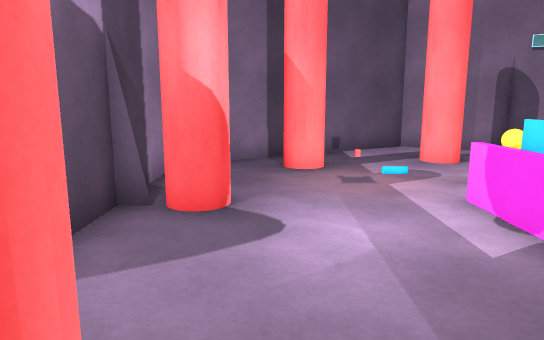
view 1 (above)

14 first-person views from a walk through a scene from a Unity 3-D project. The camera is 1.5 m above the floor, tilts 10° down and sees 70° across. The floor is counted in squares, 0.96 m on a side. Each view is taken from the middle of a square. On the plan, view 1 faces up. The plan holds only what a view shows up to about 17 squares ahead; the rest is blank. The place goes on beyond the plan. The player character is not drawn. Some animated figures are left out. Surface patterns are stand-ins for the level's own textures.

view 2
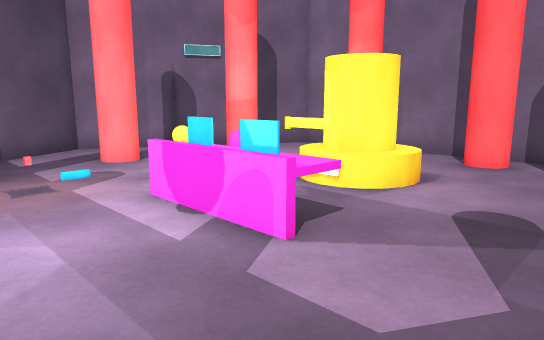

view 3
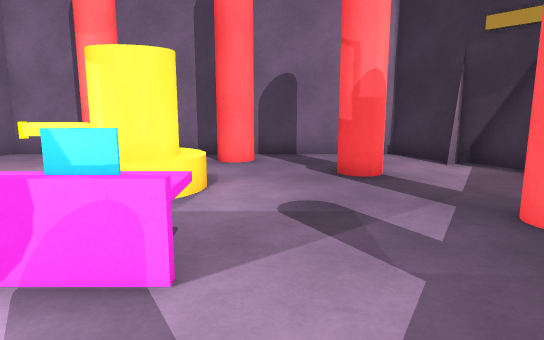

view 4
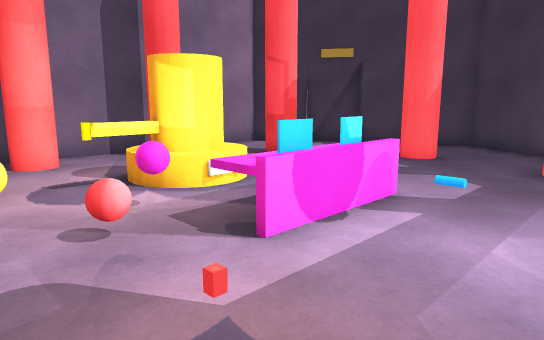

view 5
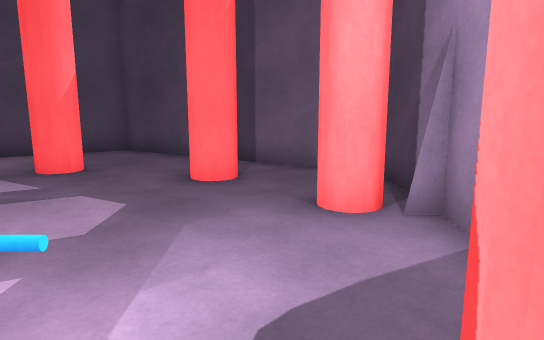

view 6
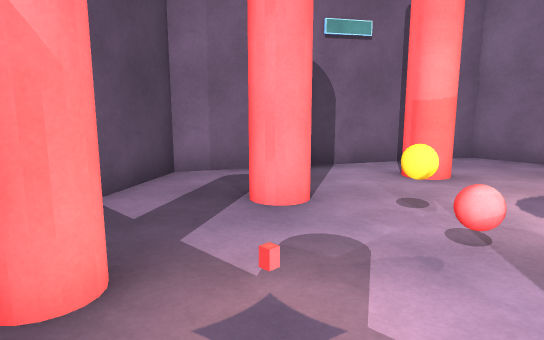

view 7
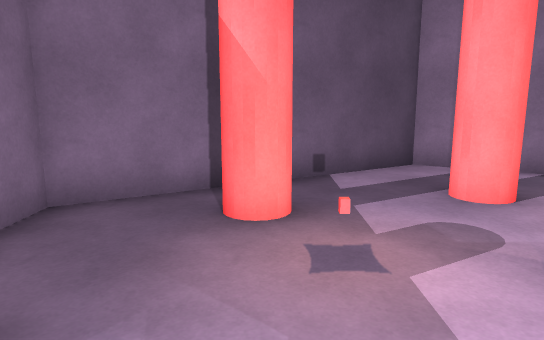

view 8
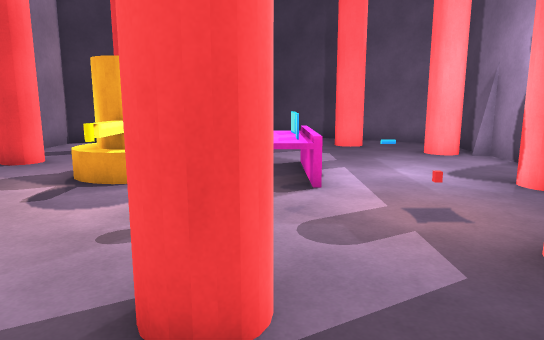

view 9
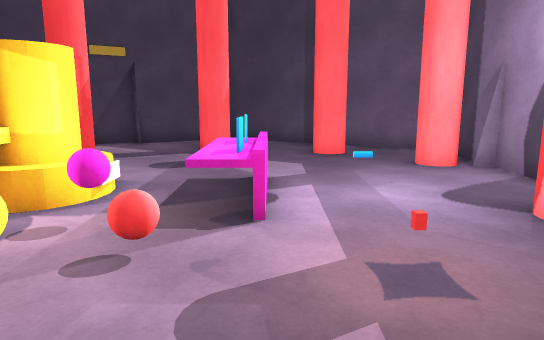

view 10
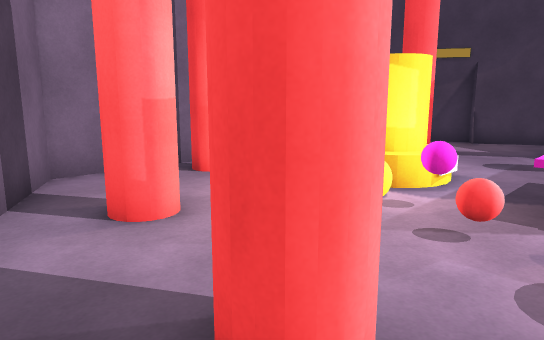

view 11
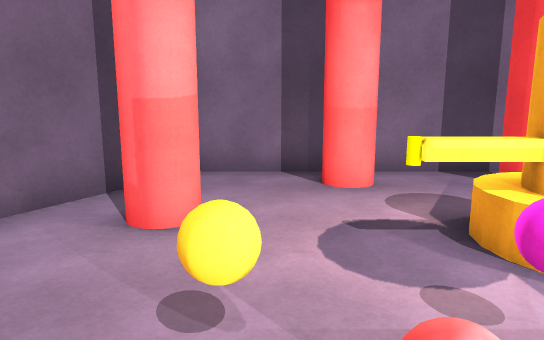

view 12
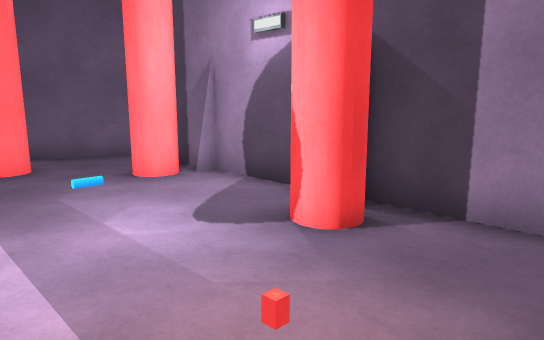

view 13
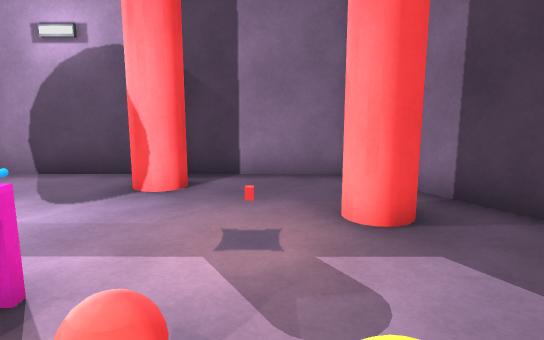

view 14
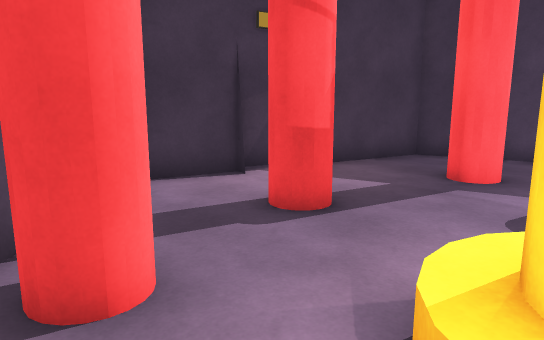

### Floor plan
Key: @ floor where view 1 was taken; # wall or solid block; x gap in a wall; . floor; = window, fence, low wall or low ledge; ^ raised ledge; O other object.
Columns run from 3 left of view 1 to 12 right of it. Each row starts with its distance up from view 1.
 14       ####
 13      ##..##
 12    ###....###
 11  ###........###
 10 ##.....#......##
  9 #...#......#...#
  8 #....=..O......#
  7 #......O.....#x#
  6 ###...^^O.O....#
  5 #....=O^.OOO...#
  4 #.....O^.OOO...#
  3 #.....^^..O..#x#
  2 ###............#
  1 #.#............#
  0 #..@........#..#
 -1 #...#..........#
 -2 ###.....#.....##
 -3   ##........###
 -4    ###....####
 -5      ###.##
 -6        ###

Positions as (right, up) in squares from view 1, and headings:
1: (0, 0), facing up
2: (0, 0), facing up-right
3: (0, 2), facing right
4: (0, 9), facing down-right
5: (0, 7), facing down
6: (0, 6), facing up-right
7: (1, 4), facing up
8: (4, 13), facing down
9: (3, 11), facing down
10: (3, 12), facing down-right
11: (3, 8), facing right
12: (3, 9), facing down-left
13: (6, 8), facing left
14: (9, 6), facing down
